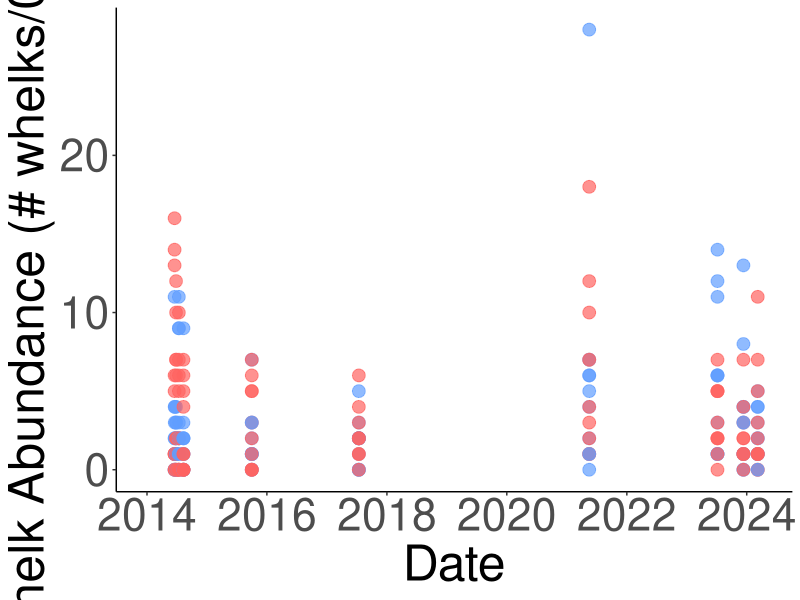
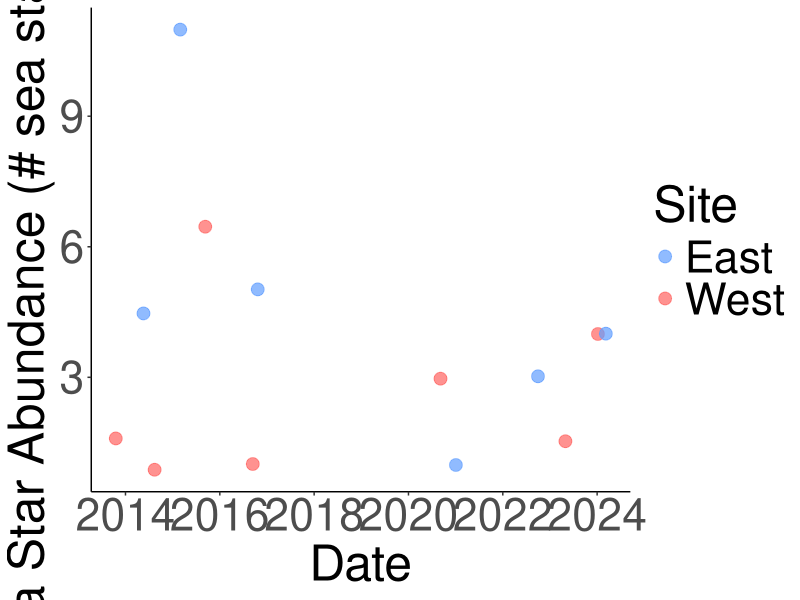

Source code (R) for these figures, in order:
## ---- chunk 1
library("dplyr")
library("lubridate")
library("ggplot2")
## ---- chunk 2
whelk <- read.csv("Data/whelk_data.csv")
## ---- chunk 3
whelk$Number <- dplyr::recode(whelk$Number, "28 + whelk eggs" = "28")
whelk$Number <- as.numeric(whelk$Number)
## ---- chunk 4
whelk$Date <- dplyr::recode(whelk$Date, "6/18/2014" = "2014-06-18", "6/19/2014" = "2014-06-19", "6/27/2014" = "2014-06-27", "7/15/2014" = "2014-07-14", "7/14/2014" = "2014-07-14", "8/11/2014" = "2014-08-11", "10/1/2015" = "2015-10-01", "7/14/2017" = "2017-07-14", "5/17/2021" = "2021-05-17", "7/7/2023" = "2023-07-07", "12/12/2023" = "2023-12-12", "3/8/2024" = "2024-03-08")
whelk$Date <- as.Date(whelk$Date)
## ---- chunk 5
names(whelk)[3] <- "Plot"
## ---- chunk 6
names(whelk)[4] <- "Num.Whelks"
## ---- chunk 7
B.plots <- c("1B", "2B", "3B", "5B", "6B", "7B", "9B", "10B")
whelks <- whelk %>% filter(!Plot %in% B.plots)
## ---- chunk 8
whelks$Plot <- dplyr::recode(whelks$Plot, "1A" = "1", "2A" = "2", "3A" = "3", "4A" = "4", "5A" = "5", "6A" = "6", "7A" = "7", "8A" = "8", "9A" = "9", "10A" = "10")
## ---- chunk 9
whelks$Date <- as.Date(whelks$Date, "%Y-%m-%d")
whelks$Site <- as.factor(whelks$Site)
whelks$Plot <- as.factor(whelks$Plot)
## ---- chunk 10
whelks$Year <- year(whelks$Date)
## ---- chunk 11
group.colors <- c(West = "#ff6361", East = "#619eff")
## ---- chunk 12
FigS1D <- whelks %>% 
  ggplot(mapping=aes(x = Date, y = Num.Whelks, color = Site)) + 
      labs (x = "Date", y = "Whelk Abundance (# whelks/0.25m2") + 
      theme(panel.background = element_blank(), 
          axis.line = element_line (colour = "black"), 
          axis.text = element_text(size = 32),
                axis.text.x = element_text(angle = 0, hjust = 0.5),
          axis.title = element_text(size = 36),
          legend.position = "none") + 
      geom_point (size=4, alpha = 0.7) + 
      scale_x_date(limits = as.Date(c("2014-01-01", "2024-04-01"))) +
    theme(plot.title = element_text(hjust = 0.5, size=30, face="bold"))+
  scale_color_manual(values=group.colors) +
  scale_fill_manual(values=group.colors) 

FigS1D
#ggsave("figS1D.png", height=3, width=3,scale = 3)

## ---- chunk 13
seastars <- read.csv("Data/seastar_data.csv")
## ---- chunk 14
names(seastars)[3] <- "Num.Seastars"
## ---- chunk 15
FigS1C <- seastars %>% 
  subset(Year>2013) %>%
  ggplot(mapping=aes(x = Year, y = Num.Seastars, color = Site)) + 
  labs (x = "Date", y = "Sea Star Abundance (# sea stars/site)") + 
  theme(panel.background = element_blank(), 
        axis.line = element_line (colour = "black"), 
        axis.text = element_text(size = 32),
              axis.text.x = element_text(angle = 0, hjust = 0.5),
        axis.title = element_text(size = 36),
        legend.text = element_text(size = 32),
        legend.title = element_text(size = 36)) + 
  geom_point (size=4, alpha = 0.7, position="jitter") + 
  theme(plot.title = element_text(hjust = 0.5, size=35, face="bold")) +
  scale_x_continuous(breaks = c(2014, 2016, 2018, 2020, 2022, 2024)) +
  scale_color_manual(values=group.colors) +
  scale_fill_manual(values=group.colors)

FigS1C

#ggsave("figS1C.png", height=3, width=3,scale = 3)

